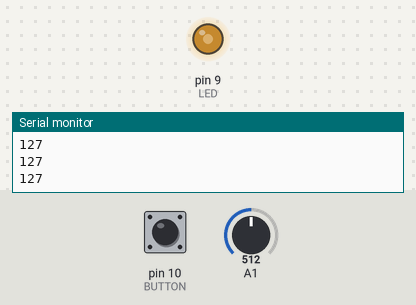
This sketch was run on a simulated Arduino Uno, built with avr-gcc and run on an emulated ATmega328P. On the bench: output pins drawn as LEDs (lit = HIGH), the last lines printed to the serial monitor. The inputs (shaded band) are chosen by the test bench; at power-on: A1 = 512, pin 10 (BUTTON) LOW.

Above: at 1.2 s.
1.3 s: A1 set to 716
At 1.9 s:
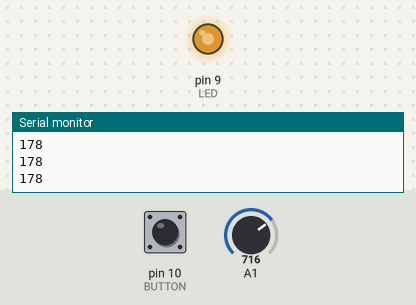
2.8 s: pin 10 (BUTTON) pulled HIGH for 0.15 s
At 2.91 s:
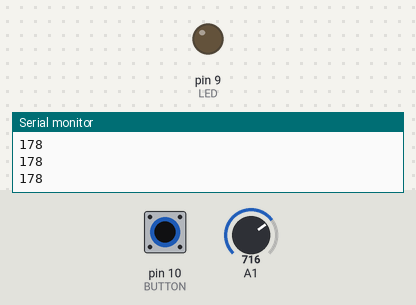
4.5 s: A1 set to 900
At 5.7 s:
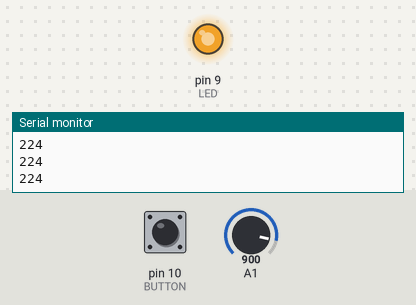
6.0 s: A1 set to 122
At 7.2 s:
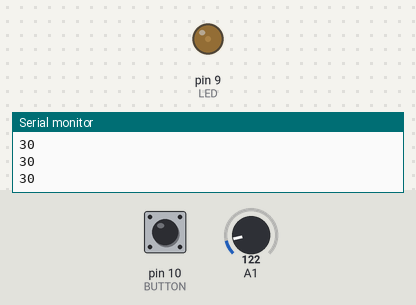
7.5 s: A1 set to 0
At 8.6 s:
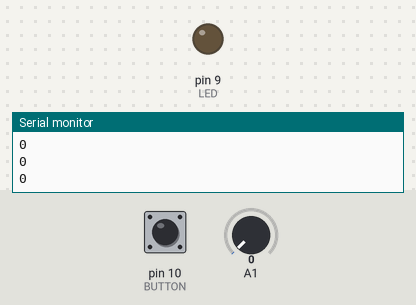
9.0 s: A1 set to 511
At 9.9 s:
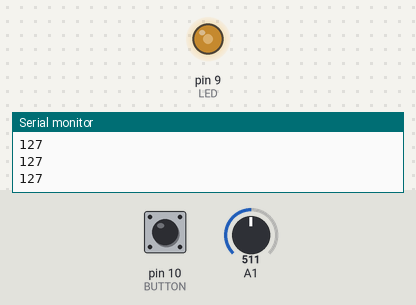
Timing chart, 0 to 11.5 s (numbered marks = the images above; inputs shaded):
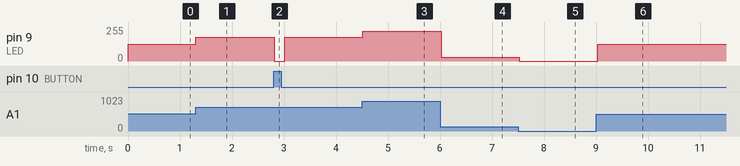

The sketch:

lab2.ino
```cpp
int LED = 9;
int BUTTON = 10;

void setup() {
  Serial.begin(9600);
  pinMode(LED,OUTPUT);
  pinMode(BUTTON,INPUT);

}

void loop() {
  int buttonState = digitalRead(BUTTON);
  int val = analogRead(A1);
  val = map(val,0,1023,0, 255);
  Serial.println(val);
  if(buttonState == HIGH)
  {
    digitalWrite(LED,0);
  }
  else
  {
    analogWrite(LED,val);
  }
  delay(100);
}
```

Measured:
- after the input at 1.3 s, pin 9 (LED): 127/255 → 178/255 at once
- after the input at 2.8 s, pin 9 (LED): 178/255 → 0/255 at once, → 178/255 0.20 s later
- after the input at 4.5 s, pin 9 (LED): 178/255 → 224/255 at once
- after the input at 6.0 s, pin 9 (LED): 224/255 → 30/255 at once
- after the input at 7.5 s, pin 9 (LED): 30/255 → 0/255 at once
- after the input at 9.0 s, pin 9 (LED): 0/255 → 127/255 at once
